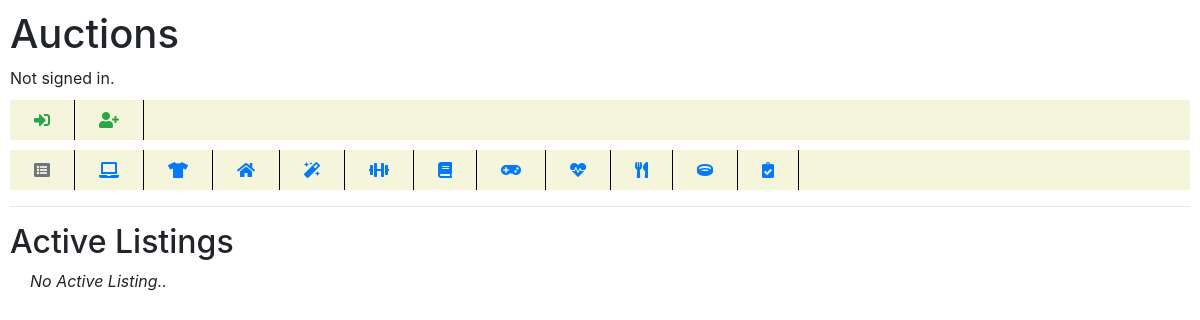
The app's page /, older data.
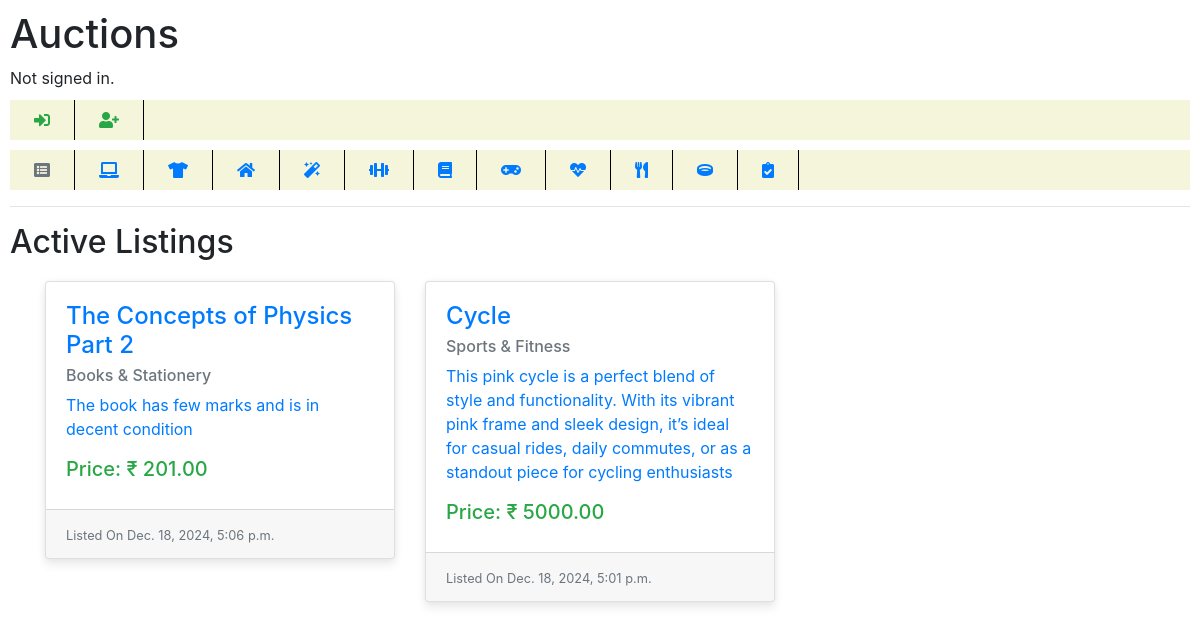
The same page, newer data.
### auctions/models.py (models this page shows, shortened)
class Listing(models.Model):
    CATEGORIES = [
        ('EnG', "Electronics & Gadgets"),
        ('FnA', "Fashion & Apparel"),
        ('HnL', "Home & Living"),
        ('BnP', "Beauty & Personal Care"),
        ('SnF', "Sports & Fitness"),
        ('BnS', "Books & Stationery"),
        ('TnG', "Toys & Games"),
        ('HnW', "Health & Wellness"),
        ('KnD', "Kitchen & Dining"),
        ('JnA', "Jewelry & Accessories")
    ]
    title = models.CharField(max_length=32)
    description = models.TextField(max_length=200)
    currentBid = models.DecimalField(help_text="In Rupees (₹)", default=0.0, decimal_places=2, max_digits=12)
    image = models.ImageField(upload_to='images/', blank=True)
    category = models.CharField(max_length=3, choices=CATEGORIES, blank=True)
    listedBy = models.ForeignKey(User, on_delete=models.CASCADE, related_name="mylistings")
    listedOn = models.DateTimeField(auto_now_add=True)
    closed = models.BooleanField(default=False)

### auctions/views.py (the view)
# urls.py: path("", views.index, name="index"),
def index(request):
    return render(request, "auctions/index.html", {
        "listings": Listing.objects.filter(closed=False).order_by('-listedOn')
    })

### auctions/templates/auctions/index.html (shortened to what this page needs)
{% extends "auctions/layout.html" %}
{% load static %}
{% block head %}
<link rel="stylesheet" href="{% static 'auctions/product_cards.css' %}" type="text/css" >
{% endblock %}
{% block body %}
<h2>Active Listings</h2>
<div class="container" style="min-width: 95vw;">
    <div class="row">
        {% for listing in listings %}
            <div class="col-12 col-sm-8 col-md-6 col-lg-4" style="margin: 12px 0;">
                <a href="{% url 'listing' pid=listing.id %}" class="card-wrapper-link">
                    <div class="card">
                        <div class="card-body">
                            <h4 class="card-title">{{listing.title}}</h4>
                            <h6 class="card-subtitle mb-2 text-muted">{{listing.get_category_display}}</h6>
                            <p class="card-text">
                                {{listing.description}}
                            </p>
                            <div class="buy d-flex justify-content-between align-items-center">
                                <div class="price text-success">
                                    <h5>Price: ₹ {{listing.currentBid}} </h5>
                                </div>
                            </div>
                        </div>
                        <div class="card-footer">
                            <small class="text-muted">Listed On {{listing.listedOn}}</small>
                        </div>
                    </div>
                </a>
            </div>
        {% empty %}
            <i>No Active Listing..</i>
        {% endfor %}
    </div>
</div>
{% endblock %}

### auctions/templates/auctions/layout.html (shortened to what this page needs)
{% load static %}
<!DOCTYPE html>
<html lang="en">
<head>
    <link href="{% static 'auctions/styles.css' %}" rel="stylesheet" type="text/css">
    <link rel="stylesheet" href="https://stackpath.bootstrapcdn.com/bootstrap/4.4.1/css/bootstrap.min.css"
>
    <link rel="stylesheet" href="https://use.fontawesome.com/releases/v5.11.2/css/all.css" />
    {% block head %}{% endblock %}
</head>
<body>
    <h1>Auctions</h1>
    <div>
        {% if user.is_authenticated %}
        Signed in as <strong>{{ user.username }}</strong>.
        <ul class="nav">
        <li class="nav-item">
            <a class="nav-link text-success" href="{% url 'watchlist' %}">
                <i class="fas fa-bookmark nav-icon"></i>
                <span class="nav-txt">Watchlist</span>
            </a>
        </li>
        <li class="nav-item">
            <a class="nav-link text-success" href="{% url 'create_listing' %}">
                <i class="fas fa-plus-circle nav-icon"></i>
                <span class="nav-txt">Create Listing</span>
            </a>
        </li>
        <li class="nav-item">
            <a class="nav-link text-danger" href="{% url 'logout' %}">
                <i class="fas fa-power-off nav-icon"></i>
                <span class="nav-txt">Logout</span>
            </a>
        </li>
    </ul>
        {% else %}
        Not signed in.
        <ul class="nav">
        <li class="nav-item">
            <a class="nav-link text-success" href="{% url 'login' %}">
                <i class="fas fa-sign-in-alt nav-icon"></i>
            </a>
        </li>
        <li class="nav-item">
            <a class="nav-link text-success" href="{% url 'register' %}">
                <i class="fas fa-user-plus nav-icon"></i>
            </a>
        </li>
        </ul>
        {% endif %}
    </div>
    <ul class="nav">
        <li class="nav-item">
            <a class="nav-link text-secondary" href="{% url 'index' %}">
                <i class="fas fa-list-alt nav-icon"></i>
            </a>
        </li>
        <li class="nav-item">
            <a class="nav-link" href="{% url 'category' cid='EnG' %}">
                <i class="fas fa-laptop nav-icon"></i>
            </a>
        </li>
        <li class="nav-item">
            <a class="nav-link" href="{% url 'category' cid='FnA' %}">
                <i class="fas fa-tshirt nav-icon"></i>
            </a>
        </li>
        <li class="nav-item">
            <a class="nav-link" href="{% url 'category' cid='HnL' %}">
                <i class="fas fa-home nav-icon"></i>
            </a>
        </li>
        <li class="nav-item">
            <a href="{% url 'category' cid='BnP' %}" class="nav-link">
                <i class="fas fa-magic nav-icon"></i>
            </a>
        </li>
        <li class="nav-item">
            <a href="{% url 'category' cid='SnF' %}" class="nav-link">
                <i class="fas fa-dumbbell nav-icon"></i>
            </a>
        </li>
        <li class="nav-item">
            <a href="{% url 'category' cid='BnS' %}" class="nav-link">
                <i class="fas fa-book nav-icon"></i>
            </a>
        </li>
        <li class="nav-item">
            <a href="{% url 'category' cid='TnG' %}" class="nav-link">
                <i class="fas fa-gamepad nav-icon"></i>
            </a>
        </li>
        <li class="nav-item">
            <a href="{% url 'category' cid='HnW' %}" class="nav-link">
                <i class="fas fa-heartbeat nav-icon"></i>
            </a>
        </li>
        <li class="nav-item">
            <a href="{% url 'category' cid='KnD' %}" class="nav-link">
                <i class="fas fa-utensils nav-icon"></i>
            </a>
        </li>
        <li class="nav-item">
            <a href="{% url 'category' cid='JnA' %}" class="nav-link">
                <i class="fas fa-ring nav-icon"></i>
            </a>
        </li>
        <li class="nav-item">
            <a href="{% url 'closed'%}" class="nav-link">
                <i class="fas fa-clipboard-check nav-icon"></i>
            </a>
        </li>
    </ul>
    <hr>
    {% block body %}
    {% endblock %}
</body>
</html>

### auctions/static/auctions/styles.css (style rules this page uses)
body { padding: 10px; }
.nav { background-color: beige; margin-top: 10px; }
.nav-item { padding-inline: 8px; border-right: 1px black solid; }

### auctions/static/auctions/product_cards.css (style rules this page uses)
.card { border-radius: 4px; background: #fff; box-shadow: 0 6px 10px rgba(0,0,0,.08), 0 0 6px rgba(0,0,0,.05); transition: .3s transform cubic-bezier(.155,1.105,.295,1.12),.3s box-shadow,.3s -webkit-transform cubic-bezier(.155,1.105,.295,1.12); cursor: pointer; }

Row changes from the older to the newer data that the page shows:
added Listing: title "The Concepts of Physics Part 2", category "Books & Stationery", description "The book has few marks and is in decent condition", currentBid "201.00", listedOn "Dec. 18, 2024, 5:06 p.m."
added Listing: title "Cycle", category "Sports & Fitness", description "This pink cycle is a perfect blend of style and functionality. With its vibrant pink frame and sleek design, it’s ideal for casual rides, daily commutes, or as a standout piece for cycling enthusiasts", currentBid "5000.00", listedOn "Dec. 18, 2024, 5:01 p.m."
Text that changed along with them:
text no longer shown: "No Active Listing.."
